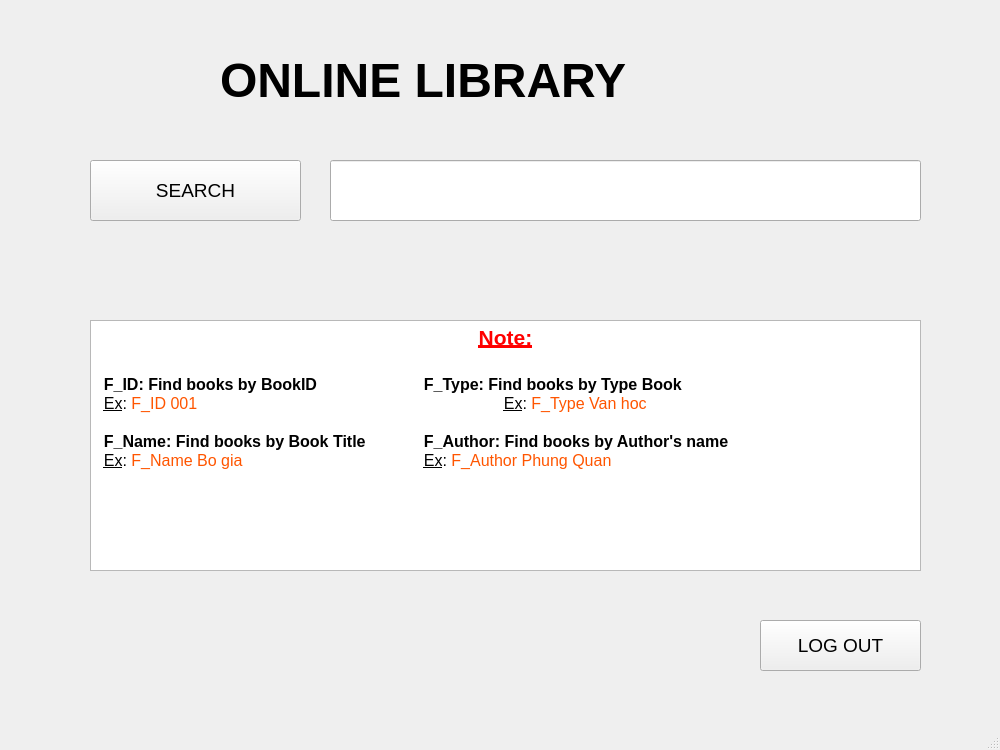
<?xml version="1.0" encoding="UTF-8"?>
<ui version="4.0">
 <class>MainWindow</class>
 <widget class="QMainWindow" name="MainWindow">
  <property name="geometry">
   <rect>
    <x>0</x>
    <y>0</y>
    <width>1000</width>
    <height>750</height>
   </rect>
  </property>
  <property name="windowTitle">
   <string>MainWindow</string>
  </property>
  <widget class="QWidget" name="centralwidget">
   <widget class="QLabel" name="label">
    <property name="geometry">
     <rect>
      <x>220</x>
      <y>50</y>
      <width>551</width>
      <height>61</height>
     </rect>
    </property>
    <property name="font">
     <font>
      <pointsize>36</pointsize>
      <weight>75</weight>
      <bold>true</bold>
     </font>
    </property>
    <property name="text">
     <string>ONLINE LIBRARY</string>
    </property>
   </widget>
   <widget class="QPushButton" name="pushButtonSEARCH">
    <property name="geometry">
     <rect>
      <x>90</x>
      <y>160</y>
      <width>211</width>
      <height>61</height>
     </rect>
    </property>
    <property name="font">
     <font>
      <pointsize>14</pointsize>
     </font>
    </property>
    <property name="text">
     <string>SEARCH</string>
    </property>
   </widget>
   <widget class="QLineEdit" name="lineEditSEARCH">
    <property name="geometry">
     <rect>
      <x>330</x>
      <y>160</y>
      <width>591</width>
      <height>61</height>
     </rect>
    </property>
    <property name="font">
     <font>
      <pointsize>14</pointsize>
     </font>
    </property>
   </widget>
   <widget class="QTextBrowser" name="textBrowser">
    <property name="geometry">
     <rect>
      <x>90</x>
      <y>320</y>
      <width>831</width>
      <height>251</height>
     </rect>
    </property>
    <property name="html">
     <string>&lt;!DOCTYPE HTML PUBLIC &quot;-//W3C//DTD HTML 4.0//EN&quot; &quot;http://www.w3.org/TR/REC-html40/strict.dtd&quot;&gt;
&lt;html&gt;&lt;head&gt;&lt;meta name=&quot;qrichtext&quot; content=&quot;1&quot; /&gt;&lt;style type=&quot;text/css&quot;&gt;
p, li { white-space: pre-wrap; }
&lt;/style&gt;&lt;/head&gt;&lt;body style=&quot; font-family:'MS Shell Dlg 2'; font-size:7.8pt; font-weight:400; font-style:normal;&quot;&gt;
&lt;p align=&quot;center&quot; style=&quot; margin-top:0px; margin-bottom:0px; margin-left:0px; margin-right:0px; -qt-block-indent:0; text-indent:0px;&quot;&gt;&lt;span style=&quot; font-size:16pt; font-weight:600; text-decoration: underline; color:#ff0000;&quot;&gt;Note:&lt;/span&gt;&lt;/p&gt;
&lt;p align=&quot;center&quot; style=&quot;-qt-paragraph-type:empty; margin-top:0px; margin-bottom:0px; margin-left:0px; margin-right:0px; -qt-block-indent:0; text-indent:0px; font-size:16pt; font-weight:600; text-decoration: underline; color:#ff0000;&quot;&gt;&lt;br /&gt;&lt;/p&gt;
&lt;p style=&quot; margin-top:0px; margin-bottom:0px; margin-left:0px; margin-right:0px; -qt-block-indent:0; text-indent:0px;&quot;&gt;&lt;span style=&quot; font-size:12pt; font-weight:600;&quot;&gt;  F_ID: Find books by BookID	&lt;/span&gt;&lt;span style=&quot; font-size:12pt;&quot;&gt;	  &lt;/span&gt;&lt;span style=&quot; font-size:12pt; font-weight:600;&quot;&gt;F_Type: Find books by Type Book&lt;/span&gt;&lt;/p&gt;
&lt;p style=&quot; margin-top:0px; margin-bottom:0px; margin-left:0px; margin-right:0px; -qt-block-indent:0; text-indent:0px;&quot;&gt;&lt;span style=&quot; font-size:12pt;&quot;&gt;  &lt;/span&gt;&lt;span style=&quot; font-size:12pt; text-decoration: underline;&quot;&gt;Ex&lt;/span&gt;&lt;span style=&quot; font-size:12pt;&quot;&gt;: &lt;/span&gt;&lt;span style=&quot; font-size:12pt; color:#ff5500;&quot;&gt;F_ID 001&lt;/span&gt;&lt;span style=&quot; font-size:12pt;&quot;&gt;				  &lt;/span&gt;&lt;span style=&quot; font-size:12pt; text-decoration: underline;&quot;&gt;Ex&lt;/span&gt;&lt;span style=&quot; font-size:12pt;&quot;&gt;: &lt;/span&gt;&lt;span style=&quot; font-size:12pt; color:#ff5500;&quot;&gt;F_Type Van hoc&lt;/span&gt;&lt;/p&gt;
&lt;p style=&quot;-qt-paragraph-type:empty; margin-top:0px; margin-bottom:0px; margin-left:0px; margin-right:0px; -qt-block-indent:0; text-indent:0px; font-size:12pt;&quot;&gt;&lt;br /&gt;&lt;/p&gt;
&lt;p style=&quot; margin-top:0px; margin-bottom:0px; margin-left:0px; margin-right:0px; -qt-block-indent:0; text-indent:0px;&quot;&gt;&lt;span style=&quot; font-size:12pt; font-weight:600;&quot;&gt;  F_Name: Find books by Book Title&lt;/span&gt;&lt;span style=&quot; font-size:12pt;&quot;&gt;	  &lt;/span&gt;&lt;span style=&quot; font-size:12pt; font-weight:600;&quot;&gt;F_Author: Find books by Author's name&lt;/span&gt;&lt;/p&gt;
&lt;p style=&quot; margin-top:0px; margin-bottom:0px; margin-left:0px; margin-right:0px; -qt-block-indent:0; text-indent:0px;&quot;&gt;&lt;span style=&quot; font-size:12pt; color:#000000;&quot;&gt;  &lt;/span&gt;&lt;span style=&quot; font-size:12pt; text-decoration: underline; color:#000000;&quot;&gt;Ex&lt;/span&gt;&lt;span style=&quot; font-size:12pt; color:#000000;&quot;&gt;:&lt;/span&gt;&lt;span style=&quot; font-size:12pt; color:#ff5500;&quot;&gt; F_Name Bo gia			  &lt;/span&gt;&lt;span style=&quot; font-size:12pt; text-decoration: underline; color:#000000;&quot;&gt;Ex&lt;/span&gt;&lt;span style=&quot; font-size:12pt; color:#000000;&quot;&gt;:&lt;/span&gt;&lt;span style=&quot; font-size:12pt; color:#ff5500;&quot;&gt; F_Author Phung Quan&lt;/span&gt;&lt;/p&gt;&lt;/body&gt;&lt;/html&gt;</string>
    </property>
   </widget>
   <widget class="QPushButton" name="pushButtonLOGOUT">
    <property name="geometry">
     <rect>
      <x>760</x>
      <y>620</y>
      <width>161</width>
      <height>51</height>
     </rect>
    </property>
    <property name="font">
     <font>
      <pointsize>14</pointsize>
     </font>
    </property>
    <property name="text">
     <string>LOG OUT</string>
    </property>
   </widget>
  </widget>
  <widget class="QMenuBar" name="menubar">
   <property name="geometry">
    <rect>
     <x>0</x>
     <y>0</y>
     <width>1000</width>
     <height>26</height>
    </rect>
   </property>
  </widget>
  <widget class="QStatusBar" name="statusbar"/>
 </widget>
 <resources/>
 <connections/>
</ui>
